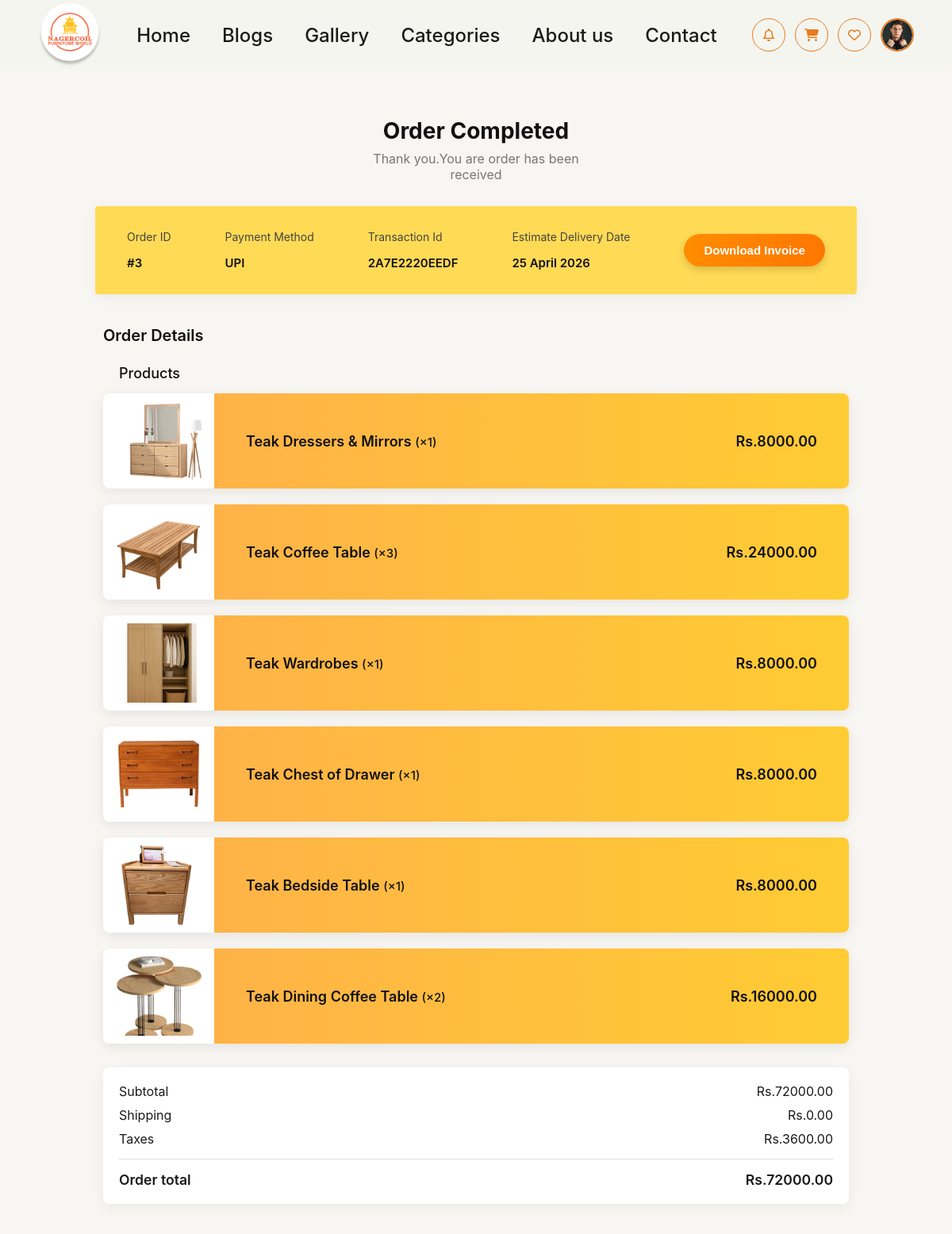
The app's page /order-success/3/ (signed in, upper part), older data.
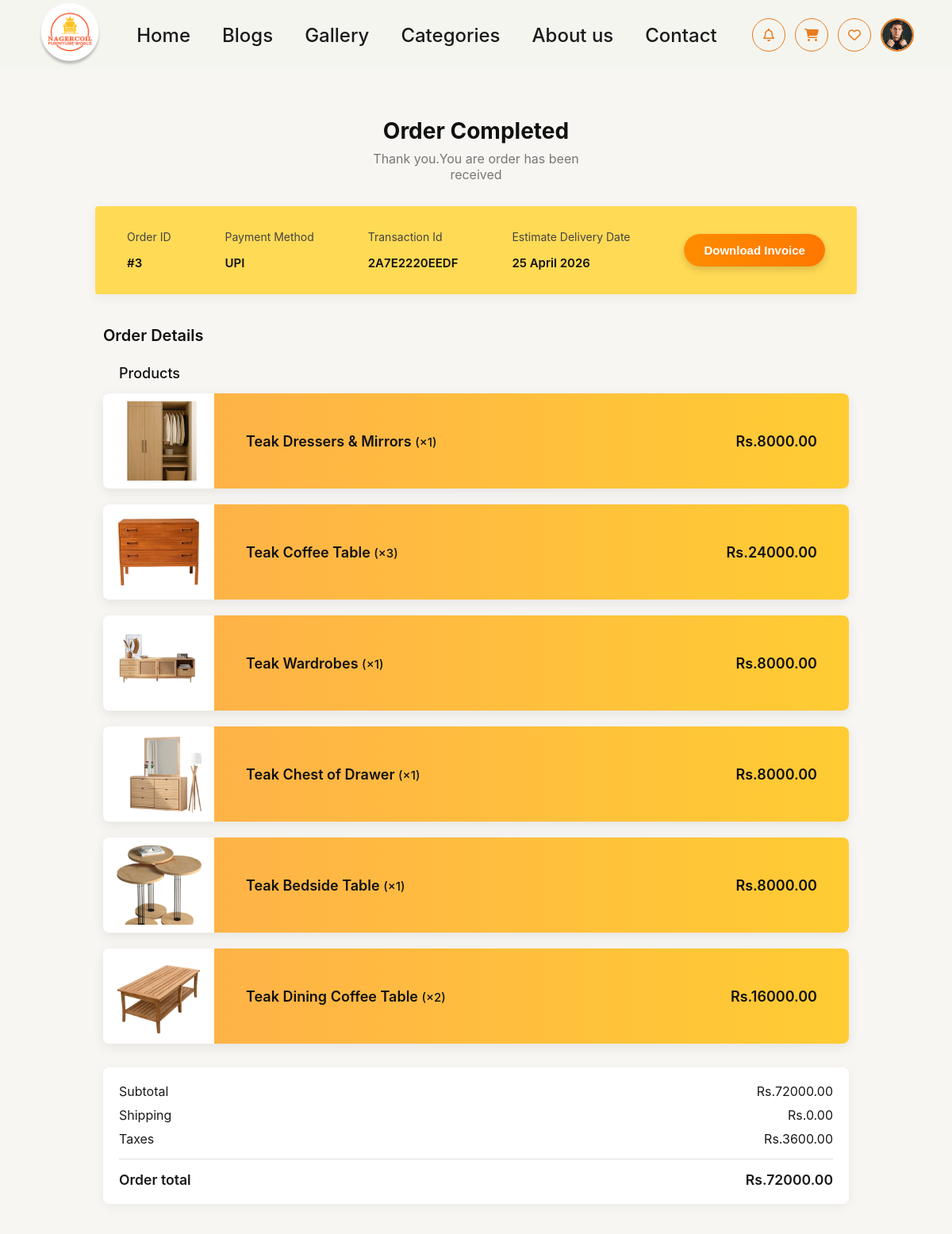
The same page, newer data.
### furniture/models.py (models this page shows, shortened)
class OrderItem(models.Model):
    order = models.ForeignKey(Order, on_delete=models.CASCADE, related_name='items')
    product = models.ForeignKey(Product, on_delete=models.CASCADE)
    quantity = models.PositiveIntegerField()
    price = models.DecimalField(max_digits=10, decimal_places=2)
    def subtotal(self):
        return self.price * self.quantity

class Product(models.Model):
    name = models.CharField(max_length=200)
    category = models.ForeignKey(Category, on_delete=models.CASCADE, related_name='products')
    description = models.TextField(blank=True)
    price = models.DecimalField(max_digits=10, decimal_places=2)
    image = models.ImageField(upload_to='products/')
    stock = models.PositiveIntegerField(default=0)
    created_at = models.DateTimeField(auto_now_add=True)

### furniture/views.py (the view)
# urls.py: path('order-success/<int:order_id>/',   views.order_success,    name='order_success'),
@login_required
def order_success(request, order_id):
    order = get_object_or_404(
        Order.objects.prefetch_related('items__product__category'),
        pk=order_id,
        user=request.user,
    )
    delivery_date = (order.created_at.date() + timedelta(days=7)).strftime('%d %B %Y')
    return render(request, 'order_success.html', {
        'order': order,
        'delivery_date': delivery_date,
    })

### furniture/models.py (called while the page is built)
    @property
    def subtotal(self):
        return sum(item.subtotal() for item in self.items.all())

    @property
    def shipping(self):
        if self.items.exists():
            return 100 if self.subtotal < 5000 else 0
        return 0

    @property
    def tax(self):
        return float(self.subtotal) * 0.05

### furniture/templatetags/shop_tags.py (called while the page is built)
@register.simple_tag(takes_context=True)
def product_image_src(context, product):
    if product and getattr(product, 'image', None) and getattr(product.image, 'name', None):
        try:
            if product.image.storage.exists(product.image.name) and product.image.storage.size(product.image.name) > 300:
                return product.image.url
        except Exception:
            pass
    if product and getattr(product, 'id', None):
        fallback_num = (product.id % 9) + 1
        if fallback_num == 0:
            fallback_num = 1
    else:
        fallback_num = 1
    return f'/static/images/pro{fallback_num}.png'

### furniture/templates/order_success.html (shortened to what this page needs)
{% extends 'base.html' %}
{% load static %}
{% load shop_tags %}
{% block content %}
<div class="success-container">
  <div class="success-header">
    <div class="success-title">Order Completed</div>
    <div class="success-subtitle">Thank you.You are order has been<br>received</div>
  </div>
  <div class="info-banner">
    <div class="info-col">
      <span class="info-label">Order ID</span>
      <span class="info-value">#{{ order.id }}</span>
    </div>
    <div class="info-col">
      <span class="info-label">Payment Method</span>
      <span class="info-value">{{ order.payment_method|default:"—" }}</span>
    </div>
    <div class="info-col">
      <span class="info-label">Transaction Id</span>
      <span class="info-value">{{ order.transaction_ref|default:"—" }}</span>
    </div>
    <div class="info-col">
      <span class="info-label">Estimate Delivery Date</span>
      <span class="info-value">{{ delivery_date }}</span>
    </div>
    <div class="info-action no-print">
      <button onclick="window.print()" class="btn-invoice">Download Invoice</button>
    </div>
  </div>
  <div class="details-section">
    <div class="details-header">Order Details</div>
    <div class="products-header">Products</div>
    {% for line in order.items.all %}
    <a href="{% url 'product_detail' line.product.id %}" style="text-decoration: none;">
      <div class="product-receipt-card">
        <div class="product-image-box">
          <img src="{% product_image_src line.product %}" alt="{{ line.product.name }}" width="120" height="100" loading="lazy">
        </div>
        <div class="product-info-box">
          <span class="product-name">{{ line.product.name }} <small style="font-weight:500;">(×{{ line.quantity }})</small></span>
          <span class="product-price">Rs.{{ line.subtotal|floatformat:2 }}</span>
        </div>
      </div>
    </a>
    {% endfor %}
    <div style="background: white; padding: 20px; border-radius: 8px; box-shadow: 0 4px 15px rgba(0,0,0,0.05); margin-top: 30px;">
        <div style="display: flex; justify-content: space-between; margin-bottom: 10px;">
            <span>Subtotal</span><span>Rs.{{ order.subtotal|floatformat:2 }}</span>
        </div>
        <div style="display: flex; justify-content: space-between; margin-bottom: 10px;">
            <span>Shipping</span><span>Rs.{{ order.shipping|floatformat:2 }}</span>
        </div>
        <div style="display: flex; justify-content: space-between; margin-bottom: 10px;">
            <span>Taxes</span><span>Rs.{{ order.tax|floatformat:2 }}</span>
        </div>
        <hr style="border: 0; border-top: 1px solid #ddd; margin: 15px 0;">
        <div style="display: flex; justify-content: space-between; font-size: 1.1rem; font-weight: 600;">
            <span>Order total</span><span>Rs.{{ order.total_amount|floatformat:2 }}</span>
        </div>
    </div>
  </div>
</div>
{% endblock content %}

Row changes from the older to the newer data that the page shows:
changed through a linked row, OrderItem "Teak Dressers & Mirrors": image: picture removed, a placeholder shows
changed through a linked row, OrderItem "Teak Coffee Table": image: picture removed, a placeholder shows
changed through a linked row, OrderItem "Teak Wardrobes": image: picture removed, a placeholder shows
changed through a linked row, OrderItem "Teak Chest of Drawer": image: picture removed, a placeholder shows
changed through a linked row, OrderItem "Teak Bedside Table": image: picture removed, a placeholder shows
changed through a linked row, OrderItem "Teak Dining Coffee Table": image: picture removed, a placeholder shows
